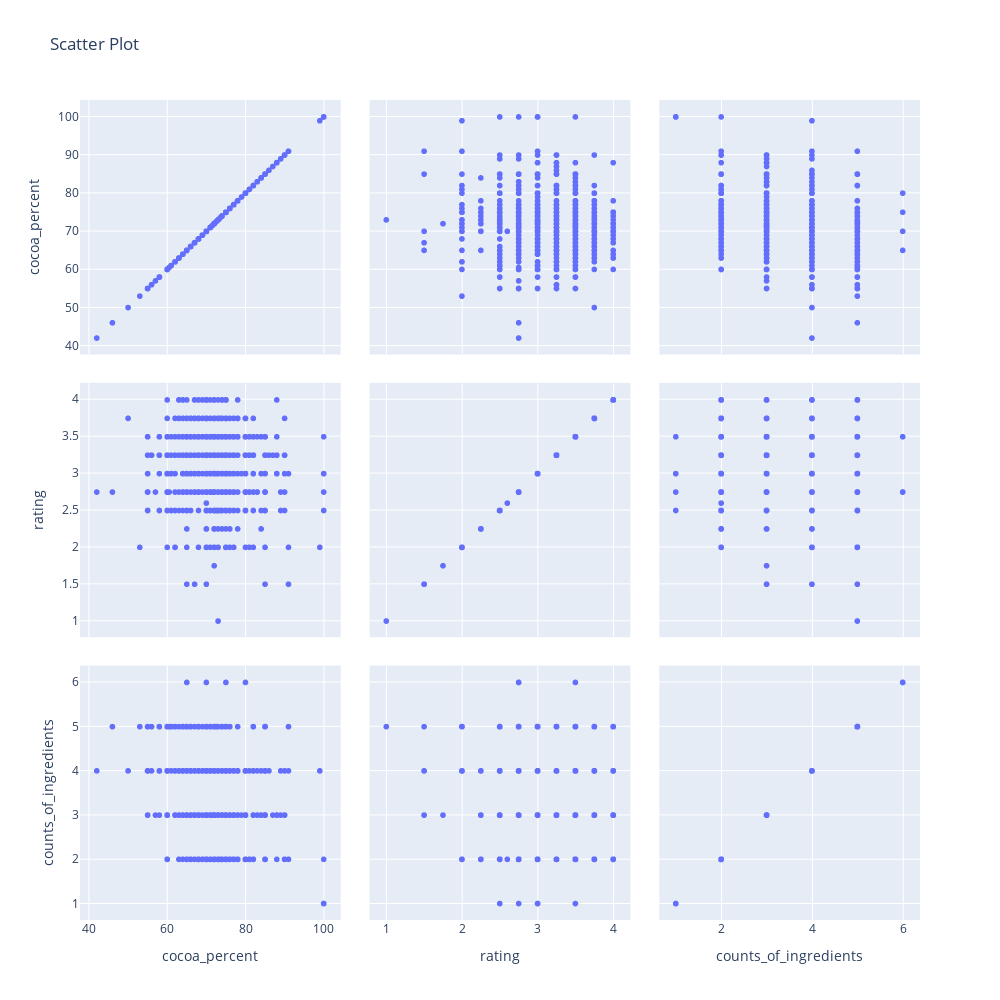

Notebook cell for this chart:
### Markdown cell above
## Scatter Plot

### Code cell
col_for_normal=["cocoa_percent","rating","counts_of_ingredients"]

corr_dict=[]
for col in col_for_normal:
    corr_dict.append(
        dict(label=col,values=df[col]),
    )
    


fig = go.Figure(data=go.Splom(
                dimensions=corr_dict,
#                 diagonal_visible=False, # remove plots on diagonal
                ))


fig.update_layout(
    title="Scatter Plot",
    width=1000,
    height=1000,
)

fig.show()

### Figure 1 — Plotly figure (JSON) as saved in the notebook; plotly's stock layout.template omitted (floating-point values rounded to 4 significant figures; data arrays with more than 128 entries replaced by an {"elided": "..."} marker saying what was removed)
{"data": [{"dimensions": [{"label": "cocoa_percent", "values": {"elided": "2224 float values"}}, {"label": "rating", "values": {"elided": "2224 float values"}}, {"label": "counts_of_ingredients", "values": {"elided": "2224 int values"}}], "type": "splom"}], "layout": {"height": 1000, "title": {"text": "Scatter Plot"}, "width": 1000}}
